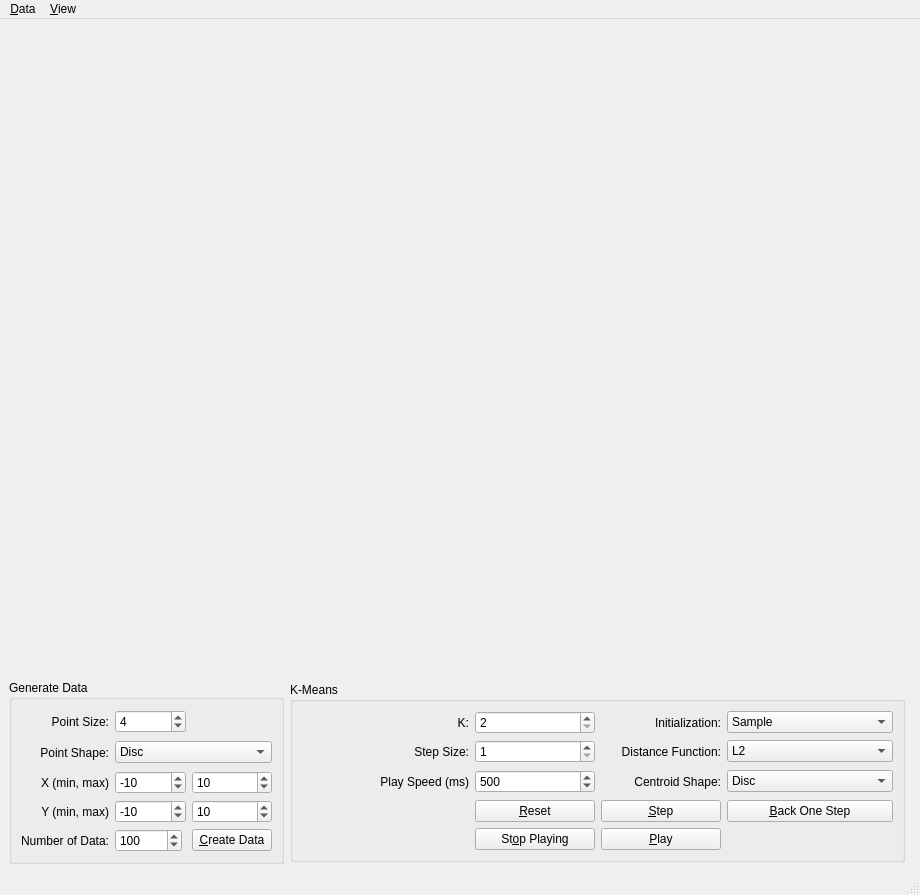
<?xml version="1.0" encoding="UTF-8"?>
<ui version="4.0">
 <class>MainWindow</class>
 <widget class="QMainWindow" name="MainWindow">
  <property name="geometry">
   <rect>
    <x>0</x>
    <y>0</y>
    <width>920</width>
    <height>895</height>
   </rect>
  </property>
  <property name="windowTitle">
   <string>MainWindow</string>
  </property>
  <widget class="QWidget" name="centralwidget">
   <layout class="QGridLayout" name="gridLayout">
    <item row="0" column="0" colspan="3">
     <widget class="QCustomPlot" name="plot" native="true">
      <property name="sizePolicy">
       <sizepolicy hsizetype="Expanding" vsizetype="Minimum">
        <horstretch>0</horstretch>
        <verstretch>0</verstretch>
       </sizepolicy>
      </property>
      <property name="minimumSize">
       <size>
        <width>300</width>
        <height>300</height>
       </size>
      </property>
     </widget>
    </item>
    <item row="1" column="0">
     <widget class="QGroupBox" name="controlsGroupBox">
      <property name="sizePolicy">
       <sizepolicy hsizetype="Maximum" vsizetype="Preferred">
        <horstretch>0</horstretch>
        <verstretch>0</verstretch>
       </sizepolicy>
      </property>
      <property name="minimumSize">
       <size>
        <width>0</width>
        <height>150</height>
       </size>
      </property>
      <property name="title">
       <string>Generate Data</string>
      </property>
      <layout class="QGridLayout" name="gridLayout_2">
       <item row="0" column="0">
        <layout class="QGridLayout" name="dataLayout">
         <property name="sizeConstraint">
          <enum>QLayout::SetDefaultConstraint</enum>
         </property>
         <property name="verticalSpacing">
          <number>6</number>
         </property>
         <item row="5" column="2">
          <widget class="QSpinBox" name="yMaxSpinBox">
           <property name="minimum">
            <number>-100000</number>
           </property>
           <property name="maximum">
            <number>100000</number>
           </property>
           <property name="value">
            <number>10</number>
           </property>
          </widget>
         </item>
         <item row="5" column="0">
          <widget class="QLabel" name="yBoundsLabel">
           <property name="text">
            <string>Y (min, max)</string>
           </property>
           <property name="alignment">
            <set>Qt::AlignRight|Qt::AlignTrailing|Qt::AlignVCenter</set>
           </property>
          </widget>
         </item>
         <item row="5" column="1">
          <widget class="QSpinBox" name="yMinSpinBox">
           <property name="minimum">
            <number>-100000</number>
           </property>
           <property name="maximum">
            <number>100000</number>
           </property>
           <property name="value">
            <number>-10</number>
           </property>
          </widget>
         </item>
         <item row="4" column="1">
          <widget class="QSpinBox" name="xMinSpinBox">
           <property name="minimum">
            <number>-100000</number>
           </property>
           <property name="maximum">
            <number>100000</number>
           </property>
           <property name="value">
            <number>-10</number>
           </property>
          </widget>
         </item>
         <item row="6" column="1">
          <widget class="QSpinBox" name="nDataSpinBox">
           <property name="sizePolicy">
            <sizepolicy hsizetype="Fixed" vsizetype="Fixed">
             <horstretch>0</horstretch>
             <verstretch>0</verstretch>
            </sizepolicy>
           </property>
           <property name="minimum">
            <number>1</number>
           </property>
           <property name="maximum">
            <number>1000000</number>
           </property>
           <property name="value">
            <number>100</number>
           </property>
          </widget>
         </item>
         <item row="4" column="0">
          <widget class="QLabel" name="xBoundsLabel">
           <property name="text">
            <string>X (min, max)</string>
           </property>
           <property name="alignment">
            <set>Qt::AlignRight|Qt::AlignTrailing|Qt::AlignVCenter</set>
           </property>
          </widget>
         </item>
         <item row="6" column="0">
          <widget class="QLabel" name="nDataLabel">
           <property name="sizePolicy">
            <sizepolicy hsizetype="Fixed" vsizetype="Preferred">
             <horstretch>0</horstretch>
             <verstretch>0</verstretch>
            </sizepolicy>
           </property>
           <property name="text">
            <string>Number of Data:</string>
           </property>
           <property name="alignment">
            <set>Qt::AlignRight|Qt::AlignTrailing|Qt::AlignVCenter</set>
           </property>
          </widget>
         </item>
         <item row="2" column="1" colspan="2">
          <widget class="QComboBox" name="pointShapeComboBox">
           <item>
            <property name="text">
             <string>Disc</string>
            </property>
           </item>
           <item>
            <property name="text">
             <string>Circle</string>
            </property>
           </item>
           <item>
            <property name="text">
             <string>Square</string>
            </property>
           </item>
           <item>
            <property name="text">
             <string>Diamond</string>
            </property>
           </item>
           <item>
            <property name="text">
             <string>Cross</string>
            </property>
           </item>
           <item>
            <property name="text">
             <string>Plus</string>
            </property>
           </item>
           <item>
            <property name="text">
             <string>Star</string>
            </property>
           </item>
           <item>
            <property name="text">
             <string>Triangle</string>
            </property>
           </item>
           <item>
            <property name="text">
             <string>Inverted Triangle</string>
            </property>
           </item>
           <item>
            <property name="text">
             <string>Cross Square</string>
            </property>
           </item>
           <item>
            <property name="text">
             <string>Plus Square</string>
            </property>
           </item>
           <item>
            <property name="text">
             <string>Cross Circle</string>
            </property>
           </item>
           <item>
            <property name="text">
             <string>Plus Circle</string>
            </property>
           </item>
           <item>
            <property name="text">
             <string>Peace</string>
            </property>
           </item>
          </widget>
         </item>
         <item row="2" column="0">
          <widget class="QLabel" name="pointShapeLabel">
           <property name="sizePolicy">
            <sizepolicy hsizetype="Preferred" vsizetype="Fixed">
             <horstretch>0</horstretch>
             <verstretch>0</verstretch>
            </sizepolicy>
           </property>
           <property name="minimumSize">
            <size>
             <width>0</width>
             <height>25</height>
            </size>
           </property>
           <property name="text">
            <string>Point Shape:</string>
           </property>
           <property name="alignment">
            <set>Qt::AlignRight|Qt::AlignTrailing|Qt::AlignVCenter</set>
           </property>
          </widget>
         </item>
         <item row="6" column="2">
          <widget class="QPushButton" name="createDataButton">
           <property name="sizePolicy">
            <sizepolicy hsizetype="Fixed" vsizetype="Fixed">
             <horstretch>0</horstretch>
             <verstretch>0</verstretch>
            </sizepolicy>
           </property>
           <property name="text">
            <string>&amp;Create Data</string>
           </property>
          </widget>
         </item>
         <item row="4" column="2">
          <widget class="QSpinBox" name="xMaxSpinBox">
           <property name="minimum">
            <number>-100000</number>
           </property>
           <property name="maximum">
            <number>100000</number>
           </property>
           <property name="value">
            <number>10</number>
           </property>
          </widget>
         </item>
         <item row="1" column="0">
          <widget class="QLabel" name="pointSizeLabel">
           <property name="sizePolicy">
            <sizepolicy hsizetype="Preferred" vsizetype="Fixed">
             <horstretch>0</horstretch>
             <verstretch>0</verstretch>
            </sizepolicy>
           </property>
           <property name="minimumSize">
            <size>
             <width>0</width>
             <height>25</height>
            </size>
           </property>
           <property name="text">
            <string>Point Size:</string>
           </property>
           <property name="alignment">
            <set>Qt::AlignRight|Qt::AlignTrailing|Qt::AlignVCenter</set>
           </property>
          </widget>
         </item>
         <item row="1" column="1">
          <widget class="QSpinBox" name="pointSizeSpinBox">
           <property name="maximum">
            <number>200</number>
           </property>
           <property name="value">
            <number>4</number>
           </property>
          </widget>
         </item>
        </layout>
       </item>
      </layout>
     </widget>
    </item>
    <item row="1" column="1">
     <widget class="QGroupBox" name="groupBox">
      <property name="sizePolicy">
       <sizepolicy hsizetype="MinimumExpanding" vsizetype="Fixed">
        <horstretch>0</horstretch>
        <verstretch>0</verstretch>
       </sizepolicy>
      </property>
      <property name="minimumSize">
       <size>
        <width>0</width>
        <height>150</height>
       </size>
      </property>
      <property name="title">
       <string>K-Means</string>
      </property>
      <layout class="QGridLayout" name="gridLayout_3">
       <item row="6" column="2">
        <layout class="QGridLayout" name="kmeansGridLayout">
         <property name="horizontalSpacing">
          <number>6</number>
         </property>
         <item row="3" column="0">
          <widget class="QLabel" name="playSpeedLabel">
           <property name="text">
            <string>Play Speed (ms)</string>
           </property>
           <property name="alignment">
            <set>Qt::AlignRight|Qt::AlignTrailing|Qt::AlignVCenter</set>
           </property>
          </widget>
         </item>
         <item row="2" column="0">
          <widget class="QLabel" name="stepLabel">
           <property name="text">
            <string>Step Size:</string>
           </property>
           <property name="alignment">
            <set>Qt::AlignRight|Qt::AlignTrailing|Qt::AlignVCenter</set>
           </property>
          </widget>
         </item>
         <item row="1" column="0">
          <widget class="QLabel" name="kLabel">
           <property name="text">
            <string>K:</string>
           </property>
           <property name="alignment">
            <set>Qt::AlignRight|Qt::AlignTrailing|Qt::AlignVCenter</set>
           </property>
           <property name="indent">
            <number>-1</number>
           </property>
          </widget>
         </item>
         <item row="2" column="1">
          <widget class="QSpinBox" name="stepSpinBox">
           <property name="minimum">
            <number>1</number>
           </property>
           <property name="maximum">
            <number>10000</number>
           </property>
          </widget>
         </item>
         <item row="1" column="1">
          <widget class="QSpinBox" name="kSpinBox">
           <property name="minimum">
            <number>2</number>
           </property>
           <property name="maximum">
            <number>1000000</number>
           </property>
          </widget>
         </item>
         <item row="1" column="2">
          <widget class="QLabel" name="initLabel">
           <property name="text">
            <string>Initialization:</string>
           </property>
           <property name="alignment">
            <set>Qt::AlignRight|Qt::AlignTrailing|Qt::AlignVCenter</set>
           </property>
          </widget>
         </item>
         <item row="3" column="1">
          <widget class="QSpinBox" name="playSpeedSpinBox">
           <property name="minimum">
            <number>1</number>
           </property>
           <property name="maximum">
            <number>60000</number>
           </property>
           <property name="value">
            <number>500</number>
           </property>
          </widget>
         </item>
         <item row="5" column="2">
          <widget class="QPushButton" name="stepButton">
           <property name="sizePolicy">
            <sizepolicy hsizetype="Fixed" vsizetype="Fixed">
             <horstretch>0</horstretch>
             <verstretch>0</verstretch>
            </sizepolicy>
           </property>
           <property name="minimumSize">
            <size>
             <width>120</width>
             <height>0</height>
            </size>
           </property>
           <property name="text">
            <string>&amp;Step</string>
           </property>
          </widget>
         </item>
         <item row="5" column="1">
          <widget class="QPushButton" name="resetButton">
           <property name="sizePolicy">
            <sizepolicy hsizetype="Fixed" vsizetype="Fixed">
             <horstretch>0</horstretch>
             <verstretch>0</verstretch>
            </sizepolicy>
           </property>
           <property name="minimumSize">
            <size>
             <width>120</width>
             <height>0</height>
            </size>
           </property>
           <property name="text">
            <string>&amp;Reset</string>
           </property>
          </widget>
         </item>
         <item row="6" column="2">
          <widget class="QPushButton" name="playButton">
           <property name="sizePolicy">
            <sizepolicy hsizetype="Fixed" vsizetype="Fixed">
             <horstretch>0</horstretch>
             <verstretch>0</verstretch>
            </sizepolicy>
           </property>
           <property name="minimumSize">
            <size>
             <width>120</width>
             <height>0</height>
            </size>
           </property>
           <property name="text">
            <string>&amp;Play</string>
           </property>
          </widget>
         </item>
         <item row="6" column="1">
          <widget class="QPushButton" name="stopButton">
           <property name="sizePolicy">
            <sizepolicy hsizetype="Maximum" vsizetype="Fixed">
             <horstretch>0</horstretch>
             <verstretch>0</verstretch>
            </sizepolicy>
           </property>
           <property name="minimumSize">
            <size>
             <width>120</width>
             <height>0</height>
            </size>
           </property>
           <property name="text">
            <string>St&amp;op Playing</string>
           </property>
          </widget>
         </item>
         <item row="2" column="2">
          <widget class="QLabel" name="distanceFLabel">
           <property name="text">
            <string>Distance Function:</string>
           </property>
           <property name="alignment">
            <set>Qt::AlignRight|Qt::AlignTrailing|Qt::AlignVCenter</set>
           </property>
          </widget>
         </item>
         <item row="2" column="3">
          <widget class="QComboBox" name="distanceFComboBox">
           <item>
            <property name="text">
             <string>L2</string>
            </property>
           </item>
           <item>
            <property name="text">
             <string>L1</string>
            </property>
           </item>
          </widget>
         </item>
         <item row="1" column="3">
          <widget class="QComboBox" name="initComboBox">
           <item>
            <property name="text">
             <string>Sample</string>
            </property>
           </item>
           <item>
            <property name="text">
             <string>K++</string>
            </property>
           </item>
           <item>
            <property name="text">
             <string>Random</string>
            </property>
           </item>
          </widget>
         </item>
         <item row="3" column="2">
          <widget class="QLabel" name="label_5">
           <property name="sizePolicy">
            <sizepolicy hsizetype="Preferred" vsizetype="Fixed">
             <horstretch>0</horstretch>
             <verstretch>0</verstretch>
            </sizepolicy>
           </property>
           <property name="minimumSize">
            <size>
             <width>0</width>
             <height>25</height>
            </size>
           </property>
           <property name="text">
            <string>Centroid Shape:</string>
           </property>
           <property name="alignment">
            <set>Qt::AlignRight|Qt::AlignTrailing|Qt::AlignVCenter</set>
           </property>
          </widget>
         </item>
         <item row="3" column="3">
          <widget class="QComboBox" name="centroidShapeComboBox">
           <item>
            <property name="text">
             <string>Disc</string>
            </property>
           </item>
           <item>
            <property name="text">
             <string>Circle</string>
            </property>
           </item>
           <item>
            <property name="text">
             <string>Square</string>
            </property>
           </item>
           <item>
            <property name="text">
             <string>Diamond</string>
            </property>
           </item>
           <item>
            <property name="text">
             <string>Cross</string>
            </property>
           </item>
           <item>
            <property name="text">
             <string>Plus</string>
            </property>
           </item>
           <item>
            <property name="text">
             <string>Star</string>
            </property>
           </item>
           <item>
            <property name="text">
             <string>Triangle</string>
            </property>
           </item>
           <item>
            <property name="text">
             <string>Inverted Triangle</string>
            </property>
           </item>
           <item>
            <property name="text">
             <string>Cross Square</string>
            </property>
           </item>
           <item>
            <property name="text">
             <string>Plus Square</string>
            </property>
           </item>
           <item>
            <property name="text">
             <string>Cross Circle</string>
            </property>
           </item>
           <item>
            <property name="text">
             <string>Plus Circle</string>
            </property>
           </item>
           <item>
            <property name="text">
             <string>Peace</string>
            </property>
           </item>
          </widget>
         </item>
         <item row="5" column="3">
          <widget class="QPushButton" name="backOneButton">
           <property name="text">
            <string>&amp;Back One Step</string>
           </property>
          </widget>
         </item>
        </layout>
       </item>
      </layout>
     </widget>
    </item>
   </layout>
  </widget>
  <widget class="QMenuBar" name="menubar">
   <property name="geometry">
    <rect>
     <x>0</x>
     <y>0</y>
     <width>920</width>
     <height>22</height>
    </rect>
   </property>
   <widget class="QMenu" name="menuData">
    <property name="title">
     <string>&amp;Data</string>
    </property>
    <addaction name="importAction"/>
   </widget>
   <widget class="QMenu" name="menuView">
    <property name="title">
     <string>&amp;View</string>
    </property>
    <addaction name="infoAction"/>
   </widget>
   <addaction name="menuData"/>
   <addaction name="menuView"/>
  </widget>
  <widget class="QStatusBar" name="statusbar"/>
  <action name="importAction">
   <property name="text">
    <string>&amp;Import...</string>
   </property>
  </action>
  <action name="infoAction">
   <property name="text">
    <string>K-Means &amp;Info...</string>
   </property>
  </action>
 </widget>
 <customwidgets>
  <customwidget>
   <class>QCustomPlot</class>
   <extends>QWidget</extends>
   <header>qcustomplot.h</header>
   <container>1</container>
  </customwidget>
 </customwidgets>
 <tabstops>
  <tabstop>xMinSpinBox</tabstop>
  <tabstop>xMaxSpinBox</tabstop>
  <tabstop>yMinSpinBox</tabstop>
  <tabstop>yMaxSpinBox</tabstop>
  <tabstop>nDataSpinBox</tabstop>
  <tabstop>createDataButton</tabstop>
 </tabstops>
 <resources/>
 <connections/>
</ui>
